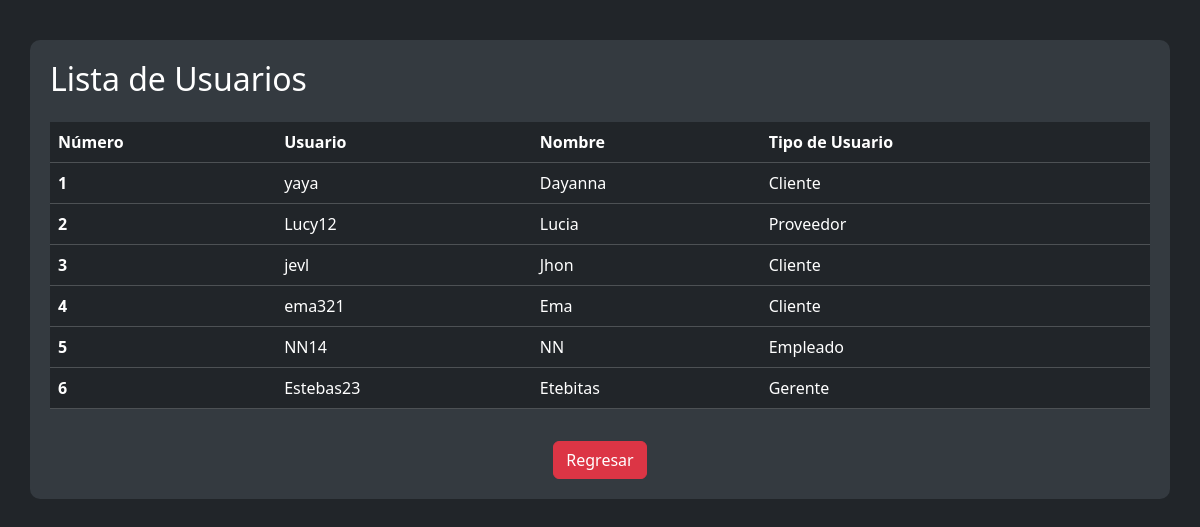
Page /veruser.php (signed in) on the earlier database version.
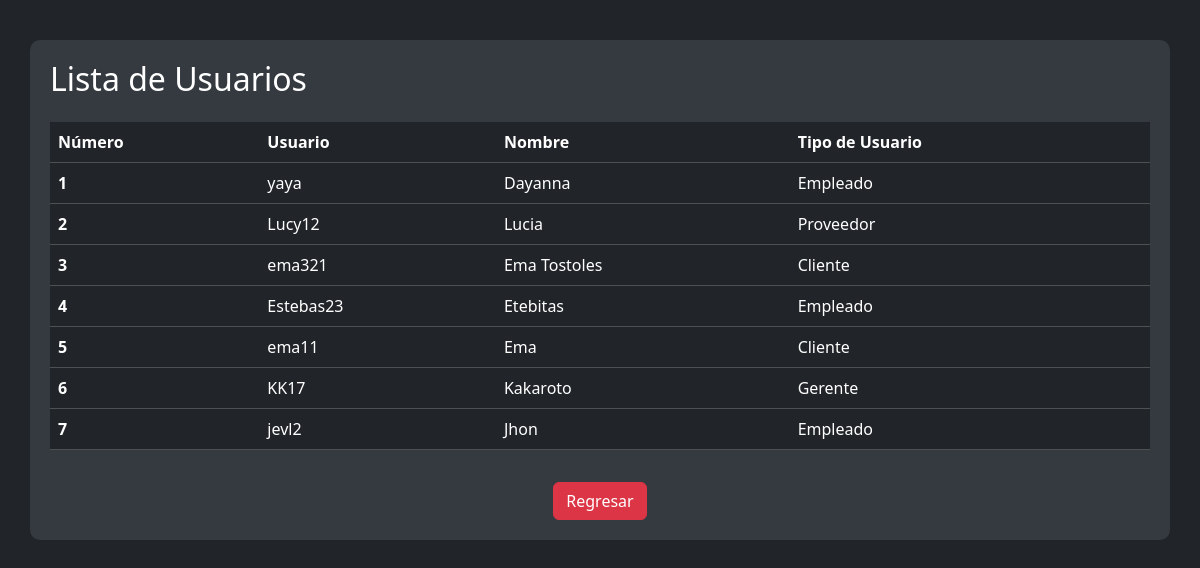
Same page on the later database version.
### tables this page shows
CREATE TABLE `usuarios` (
  `id_usuario` int(11) NOT NULL,
  `usuario` varchar(20) DEFAULT NULL,
  `nombre` varchar(20) DEFAULT NULL,
  `correo_electronico` varchar(30) DEFAULT NULL,
  `telefono` varchar(15) DEFAULT NULL,
  `contraseña_usuario` varchar(100) DEFAULT NULL,
  `id_tipos` int(11) DEFAULT NULL,
  `codigo_recuperacion` varchar(255) DEFAULT NULL,
  `aceptado` varchar(2) DEFAULT NULL,
  `Foto` varchar(255) DEFAULT NULL
);

CREATE TABLE `tipos_usuarios` (
  `id_tipos` int(11) NOT NULL,
  `nom_tipos` varchar(11) DEFAULT NULL
);

### veruser.php (the view, shortened to what this page needs)
<?php
include_once 'conexion.php';
$query = "SELECT * FROM usuarios WHERE id_tipos != 1 AND aceptado = 'si' ORDER BY id_usuario ASC LIMIT 100";
$statement = $con->prepare($query);
$statement->execute();
$usuarios = $statement->fetchAll(PDO::FETCH_ASSOC);
?>
<!DOCTYPE html>
<html lang="en">
<head>
    <link rel="stylesheet" href="CSS/bootstrap.css">
    <link rel="stylesheet" href="CSS/alerta.css">
</head>
<body>
<div class="container">
    <form action="" method="post">
        <div class="modal-body">
        <h2 class="mb-4">Lista de Usuarios</h2>
            <table class="table table-dark">
                <thead>
                    <tr>
                        <th scope="col">Número</th>
                        <th scope="col">Usuario</th>
                        <th scope="col">Nombre</th>
                        <th scope="col">Tipo de Usuario</th>
                    </tr>
                </thead>
                <tbody>
                    <?php
                    $numero = 1;
                    foreach ($usuarios as $usuario) {
                        echo "<tr>";
                        echo "<th scope='row'>" . $numero++ . "</th>";
                        echo "<td>" . $usuario['usuario'] . "</td>";
                        echo "<td>" . $usuario['nombre'] . "</td>";
                        $query_tipo = "SELECT nom_tipos FROM tipos_usuarios WHERE id_tipos = ?";
                        $statement_tipo = $con->prepare($query_tipo);
                        $statement_tipo->execute([$usuario['id_tipos']]);
                        $tipo_usuario = $statement_tipo->fetchColumn();
                        echo "<td>" . $tipo_usuario . "</td>";
                        echo "</tr>";
                    }
                    ?>
                </tbody>
            </table>
        </div>
    </form>
    <div class="row mt-3">
        <div class="col-12 text-center">
            <a href="index.php" class="btn btn-danger">Regresar</a>
        </div>
    </div>
</div>
</body>
</html>

Differences in the rows shown:
removed usuarios: usuario "jevl", nombre "Jhon", id_tipos.nom_tipos "Cliente"
removed usuarios: usuario "NN14", nombre "NN", id_tipos.nom_tipos "Empleado"
changed usuarios "yaya": id_tipos.nom_tipos "Cliente" → "Empleado"
changed usuarios "ema321": nombre "Ema" → "Ema Tostoles"
changed usuarios "Estebas23": id_tipos.nom_tipos "Gerente" → "Empleado"
added usuarios: usuario "ema11", nombre "Ema", id_tipos.nom_tipos "Cliente"
added usuarios: usuario "KK17", nombre "Kakaroto", id_tipos.nom_tipos "Gerente"
added usuarios: usuario "jevl2", nombre "Jhon", id_tipos.nom_tipos "Empleado"
